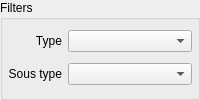
           <widget class="QGroupBox" name="CardgroupBoxFilters">
            <property name="sizePolicy">
             <sizepolicy hsizetype="Expanding" vsizetype="Preferred">
              <horstretch>0</horstretch>
              <verstretch>0</verstretch>
             </sizepolicy>
            </property>
            <property name="minimumSize">
             <size>
              <width>0</width>
              <height>100</height>
             </size>
            </property>
            <property name="maximumSize">
             <size>
              <width>16777215</width>
              <height>130</height>
             </size>
            </property>
            <property name="title">
             <string>Filters </string>
            </property>
            <layout class="QGridLayout" name="gridLayout_2">
             <property name="leftMargin">
              <number>5</number>
             </property>
             <property name="topMargin">
              <number>5</number>
             </property>
             <property name="rightMargin">
              <number>5</number>
             </property>
             <property name="bottomMargin">
              <number>5</number>
             </property>
             <item row="1" column="0">
              <widget class="QLabel" name="label_4">
               <property name="sizePolicy">
                <sizepolicy hsizetype="Fixed" vsizetype="Preferred">
                 <horstretch>0</horstretch>
                 <verstretch>0</verstretch>
                </sizepolicy>
               </property>
               <property name="layoutDirection">
                <enum>Qt::LeftToRight</enum>
               </property>
               <property name="text">
                <string>Sous type</string>
               </property>
               <property name="alignment">
                <set>Qt::AlignRight|Qt::AlignTrailing|Qt::AlignVCenter</set>
               </property>
              </widget>
             </item>
             <item row="1" column="1">
              <widget class="QComboBox" name="cBSousType"/>
             </item>
             <item row="0" column="1">
              <widget class="QComboBox" name="cBType"/>
             </item>
             <item row="0" column="0">
              <widget class="QLabel" name="label_43">
               <property name="sizePolicy">
                <sizepolicy hsizetype="Preferred" vsizetype="Preferred">
                 <horstretch>0</horstretch>
                 <verstretch>0</verstretch>
                </sizepolicy>
               </property>
               <property name="layoutDirection">
                <enum>Qt::LeftToRight</enum>
               </property>
               <property name="text">
                <string>   Type</string>
               </property>
               <property name="alignment">
                <set>Qt::AlignRight|Qt::AlignTrailing|Qt::AlignVCenter</set>
               </property>
              </widget>
             </item>
            </layout>
           </widget>
